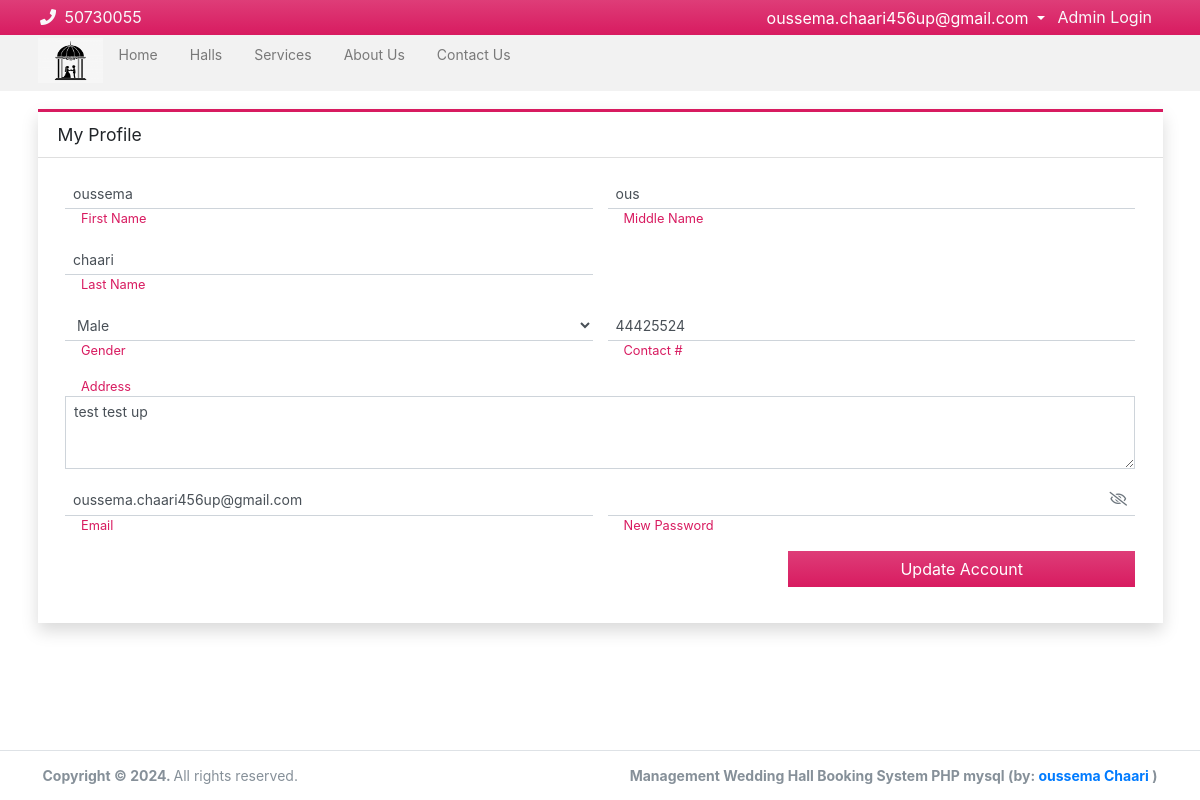
Page /profile.php (signed in) on the committed database.
### tables this page shows
CREATE TABLE `system_information` (
  `id` int(11) NOT NULL,
  `name` varchar(255) NOT NULL,
  `short_name` varchar(50) NOT NULL,
  `welcome_content` text DEFAULT NULL,
  `about_us_content` text DEFAULT NULL,
  `system_logo` varchar(255) DEFAULT NULL,
  `cover_image` varchar(255) DEFAULT NULL,
  `email` varchar(100) DEFAULT NULL,
  `contact_number` varchar(20) DEFAULT NULL,
  `office_address` text DEFAULT NULL,
  `shutdown` tinyint(4) DEFAULT 0
);

CREATE TABLE `users` (
  `id` int(11) NOT NULL,
  `firstname` varchar(255) NOT NULL,
  `middlename` varchar(255) DEFAULT NULL,
  `lastname` varchar(255) NOT NULL,
  `gender` varchar(10) NOT NULL,
  `contact` varchar(15) NOT NULL,
  `address` text NOT NULL,
  `email` varchar(255) NOT NULL,
  `password` varchar(255) NOT NULL,
  `created_at` timestamp NOT NULL DEFAULT current_timestamp()
);

### config.php (called while the page is built, shortened)
<?php
$con = mysqli_connect(DB_SERVER, DB_USER, DB_PASS, DB_NAME);
$id = 1;
$stmt = $con->prepare("SELECT * FROM system_information WHERE id = ?");
$stmt->bind_param("i", $id);
if (!$stmt->execute()) {
    die("Error in executing statement: " . $stmt->error);
}
$result = $stmt->get_result();
$setting_info = $result->fetch_assoc();
?>

### functions.php (called while the page is built, shortened)
<?php require_once('config.php');
function replaceRelativePath($filename)
{
    $filename = str_replace('../', '/', $filename);
    return $filename;
}
$logo = replaceRelativePath($setting_info['system_logo']);
?>

### profile.php (the view, shortened to what this page needs)
<?php
require_once('config.php');
require_once('functions.php');
$userID = $_SESSION['user_id'];
$query = "SELECT * FROM `users` WHERE `id` = ?";
$statement = mysqli_prepare($con, $query);
mysqli_stmt_bind_param($statement, 'i', $userID);
mysqli_stmt_execute($statement);
$result = mysqli_stmt_get_result($statement);
if ($row = mysqli_fetch_assoc($result)) {
    $firstName = $row['firstname'];
    $middleName = $row['middlename'];
    $lastName = $row['lastname'];
    $gender = $row['gender'];
    $contact = $row['contact'];
    $address = $row['address'];
    $email = $row['email'];
}
?>
<?php require_once('inc/header.php') ?>
<body class="layout-top-nav layout-fixed layout-navbar-fixed">
    <div class="wrapper">
        <?php require_once('inc/topbar.php') ?>
        <div class="content py-5">
            <div class="container">
                <div class="card card-outline card-maroon rounded-0 shadow">
                    <div class="card-header">
                        <h4 class="card-title">My Profile</h4>
                    </div>
                    <div class="card-body">
                        <div class="container-fluid">
                            <form id="client-form" action="" method="post">
                                <div class="row">
                                    <div class="form-group col-md-6">
                                        <input type="text" name="firstname" id="firstname" value="<?= $firstName; ?>"
                                            autofocus class="form-control form-control-sm form-control-border" required
                                            value="">
                                        <small class="ml-3 text-maroon">First Name</small>
                                    </div>
                                    <div class="form-group col-md-6">
                                        <input type="text" name="middlename" id="middlename" value="<?= $middleName; ?>"
                                            class="form-control form-control-sm form-control-border"
                                            placeholder="optional" value="">
                                        <small class="ml-3 text-maroon">Middle Name</small>
                                    </div>
                                    <div class="form-group col-md-6">
                                        <input type="text" name="lastname" id="lastname" value="<?= $lastName; ?>"
                                            class="form-control form-control-sm form-control-border" required value="">
                                        <small class="ml-3 text-maroon">Last Name</small>
                                    </div>
                                </div>
                                <div class="row">
                                    <div class="form-group col-md-6">
                                        <select name="gender" id="gender"
                                            class="form-control form-control-sm form-control-border">
                                            <option <?= ($gender == 'Male') ? 'selected' : ''; ?>>Male</option>
                                        </select>
                                        <small class="ml-3 text-maroon">Gender</small>
                                    </div>
                                    <div class="col-md-6">
                                        <input type="text" name="contact" id="contact"
                                            class="form-control form-control-sm form-control-border"
                                            value="<?= $contact; ?>" required>
                                        <small class="ml-3 text-maroon">Contact #</small>
                                    </div>
                                </div>
                                <div class="row">
                                    <div class="col-md-12">
                                        <small class="ml-3 text-maroon">Address</small>
                                        <textarea name="address" id="address" rows="3"
                                            class="form-control form-control-sm rounded-0"
                                            required><?= $address; ?></textarea>
                                    </div>
                                </div>
                                <div class="row">
                                    <div class="form-group col-md-6">
                                        <input type="email" name="email" id="email"
                                            class="form-control form-control-sm form-control-border" required
                                            value="<?= $email; ?>">
                                        <small class="ml-3 text-maroon">Email</small>
                                    </div>
                                    <div class="form-group col-md-6">
                                        <div class="input-group input-group-sm">
                                            <input type="password" name="password" id="password"
                                                class="form-control form-control-sm form-control-border">
                                            <div class="input-group-append"><span
                                                    class="input-group-text bg-transparent border-left-0 border-right-0 border-top-0 rounded-0 fa fa-eye-slash pass_view text-muted"></span>
                                            </div>
                                        </div>
                                        <small class="ml-3 text-maroon">New Password</small>
                                    </div>
                                </div>
                                <div class="row">
                                    <div class="col-8">
                                    </div>
                                    <div class="col-4">
                                        <button type="submit"
                                            class="btn btn-default bg-gradient-maroon border-0 btn-block btn-flat">Update
                                            Account</button>
                                    </div>
                                </div>
                            </form>
                        </div>
                    </div>
                </div>
            </div>
        </div>
        <?php require_once('inc/footer.php') ?>
</body>
</html>

### inc/header.php (shortened to what this page needs)
<head>
    <link rel="stylesheet" href="<?php echo base_url ?>plugins/fontawesome-free/css/all.min.css">
    <link rel="stylesheet" href="<?php echo base_url ?>plugins/tempusdominus-bootstrap-4/css/tempusdominus-bootstrap-4.min.css">
    <link rel="stylesheet" href="<?php echo base_url ?>plugins/datatables-bs4/css/dataTables.bootstrap4.min.css">
    <link rel="stylesheet" href="<?php echo base_url ?>plugins/datatables-responsive/css/responsive.bootstrap4.min.css">
    <link rel="stylesheet" href="<?php echo base_url ?>plugins/datatables-buttons/css/buttons.bootstrap4.min.css">
    <link rel="stylesheet" href="<?php echo base_url ?>plugins/select2/css/select2.min.css">
    <link rel="stylesheet" href="<?php echo base_url ?>plugins/select2-bootstrap4-theme/select2-bootstrap4.min.css">
    <link rel="stylesheet" href="<?php echo base_url ?>plugins/icheck-bootstrap/icheck-bootstrap.min.css">
    <link rel="stylesheet" href="<?php echo base_url ?>plugins/jqvmap/jqvmap.min.css">
    <link rel="stylesheet" href="<?php echo base_url ?>plugins/fullcalendar/main.css">
    <link rel="stylesheet" href="<?php echo base_url ?>dist/css/adminlte.css">
    <link rel="stylesheet" href="<?php echo base_url ?>dist/css/custom.css">
    <link rel="stylesheet" href="<?php echo base_url ?>plugins/overlayScrollbars/css/OverlayScrollbars.min.css">
    <link rel="stylesheet" href="<?php echo base_url ?>plugins/daterangepicker/daterangepicker.css">
    <link rel="stylesheet" href="<?php echo base_url ?>plugins/summernote/summernote-bs4.min.css">
    <link rel="stylesheet" href="<?php echo base_url ?>plugins/sweetalert2-theme-bootstrap-4/bootstrap-4.min.css">
</head>

### inc/topbar.php (shortened to what this page needs)
<nav class="w-100 px-2 py-1 position-fixed top-0 bg-gradient-maroon text-light" id="login-nav"
    style="position: fixed !important;
    top: 0 !important;
    z-index: 1037;
    padding: 0.3em 2.5em !important;    background: #d81b60 linear-gradient(180deg, #de3d78, #d81b60) repeat-x !important;">
    <div class="d-flex justify-content-between w-100">
        <div>
            <span class="mr-2"><i class="fa fa-phone mr-1"></i>
                <?= $setting_info['contact_number']; ?>
            </span>
        </div>
        <div>
            <?php if (isset($_SESSION['user_id'])) { ?>
                <div class="dropdown" style="display:inline!important;">
                    <button class="btn btn-secondary dropdown-toggle" style="padding:0px!important;background:transparent!important;
    border: none!important;" type="button" id="userDropdown" data-toggle="dropdown" aria-haspopup="true"
                        aria-expanded="false">
                        <?php echo $_SESSION['user_email']; ?>
                    </button>
                </div>
            <?php } else { ?>
                <a href="./register.php" class="mx-2 text-light">Register</a>
                <a href="./login.php" class="mx-2 text-light">Client Login</a>
            <?php } ?>
            <a href="./admin" class="mx-2 text-light">Admin Login</a>
        </div>
    </div>
</nav>
<nav class="navbar navbar-expand-lg navbar-light border-0 text-sm" id='top-Nav'
    style="top:30px;background: #0000000d !important;">
    <div class="container">
        <div class="collapse navbar-collapse order-3" id="navbarCollapse">
            <ul class="navbar-nav">
                <li class="nav-item">
                    <a href="./" class="">
                        <img src="./admin<?= $logo; ?>" alt="" style="width: 65px;height: 45px;">
                    </a>
                </li>
                <li class="nav-item">
                    <a href="./" class="nav-link <?= isset($page) && $page == 'home' ? "active" : "" ?>">Home</a>
                </li>
                <li class="nav-item">
                    <a href="./?page=halls"
                        class="nav-link <?= isset($page) && $page == 'halls' ? "active" : "" ?>">Halls</a>
                </li>
                <li class="nav-item">
                    <a href="./?page=services"
                        class="nav-link <?= isset($page) && $page == 'services' ? "active" : "" ?>">Services</a>
                </li>
                <li class="nav-item">
                    <a href="./?page=about"
                        class="nav-link <?= isset($page) && $page == 'about' ? "active" : "" ?>">About Us</a>
                </li>
                <li class="nav-item">
                    <a href="./?page=contact_us"
                        class="nav-link <?= isset($page) && $page == 'contact_us' ? "active" : "" ?>">Contact
                        Us</a>
                </li>
            </ul>
        </div>
    </div>
</nav>

### inc/footer.php
<footer class="text-sm" style="position:fixed;bottom:0;padding:1em 2.5em !important;width:100vw;border-top: 1px solid #dee2e6;
    color: #869099;background-color:white;">
  <div class="container">
        <strong>Copyright © <?php echo date('Y') ?>.
        </strong>
        All rights reserved.
        <div class="float-right d-none d-sm-inline-block">
          <b>Management <?= $setting_info['name']; ?> PHP mysql (by: <a href="mailto:<?= $setting_info['email']; ?>" target="blank">oussema Chaari</a> )</b>
        </div>
      </div>
</footer>

### rows in the picture
system_information: contact_number "50730055", system_logo (picture), name "Wedding Hall Booking System"
users: firstname "oussema", middlename "ous", lastname "chaari", gender "Male", contact "44425524", address "test test up", email "oussema.chaari456up@gmail.com"

### other values in the picture
$_SESSION['user_email'] "oussema.chaari456up@gmail.com"
